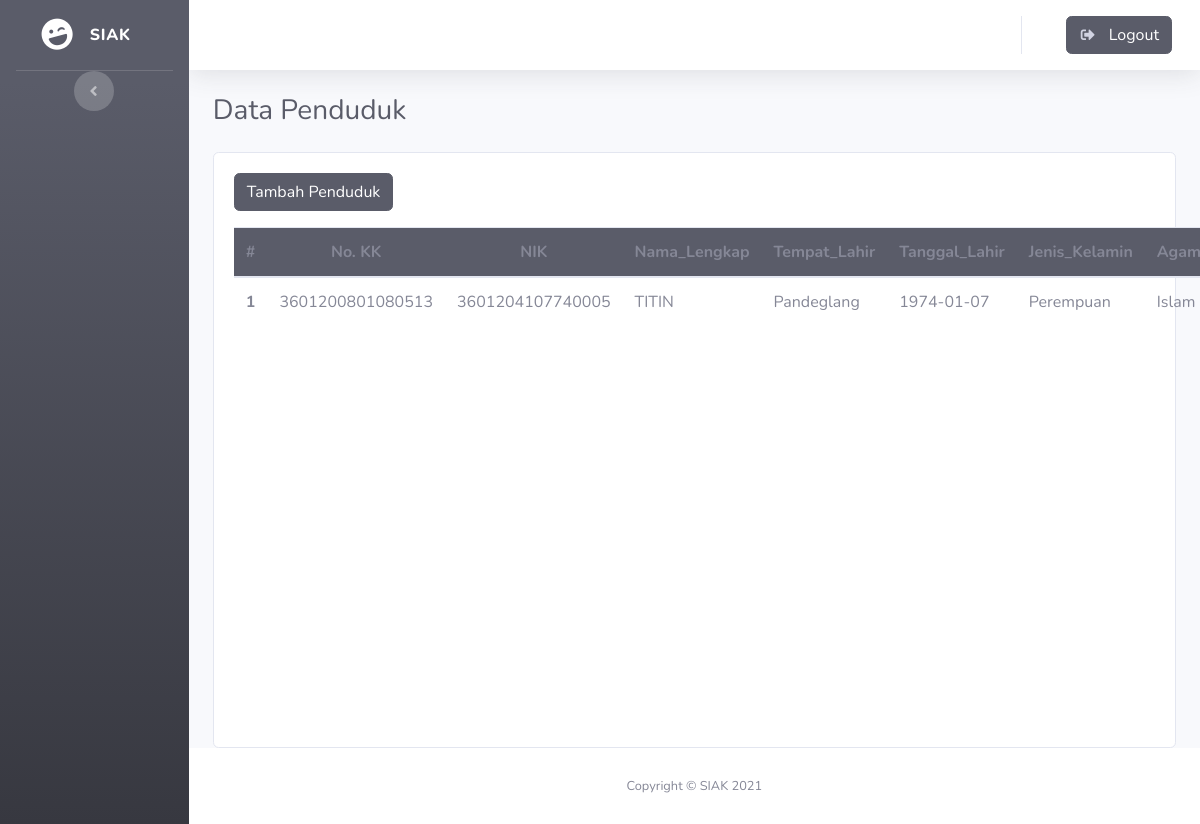
The page /index.php/admin/penduduk on the database as committed earlier.
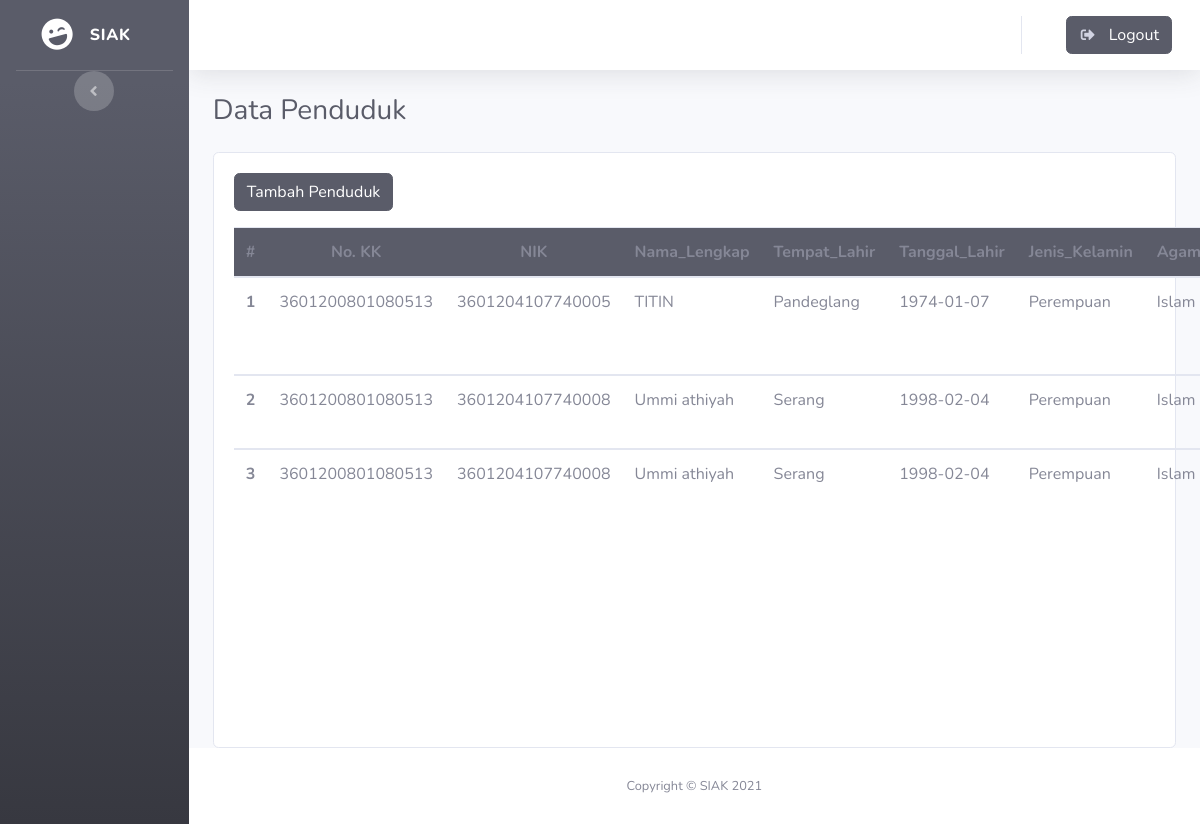
The same page on the database as committed later.
### tables this page shows
CREATE TABLE `masyarakat` (
  `id` int(11) NOT NULL,
  `kk` varchar(16) NOT NULL,
  `nik` varchar(16) NOT NULL,
  `nama` varchar(50) NOT NULL,
  `tempat_lahir` varchar(50) NOT NULL,
  `tanggal_lahir` date NOT NULL,
  `jk` enum('Laki-Laki','Perempuan','','') NOT NULL,
  `agama` varchar(15) NOT NULL,
  `alamat` varchar(30) NOT NULL,
  `rt/rw` varchar(10) NOT NULL,
  `desa` varchar(30) NOT NULL,
  `kecamatan` varchar(30) NOT NULL,
  `kabupaten` varchar(30) NOT NULL,
  `pendidikan_terakhir` varchar(10) NOT NULL,
  `pekerjaan` varchar(50) NOT NULL,
  `status` enum('Belum Menikah','Menikah','','') NOT NULL,
  `kewarganegaraan` varchar(30) NOT NULL,
  `gol` varchar(3) NOT NULL,
  `gambar` varchar(255) NOT NULL
);

### application/controllers/admin.php (called while the page is built, shortened)
<?php
class admin extends CI_Controller
{
    public function __construct()
    {
        $this->load->model('model_masyarakat');
    }
    public function penduduk()
    {
        $data['tittle'] = "Data Penduduk";
        $data['judul'] = "Data Penduduk";
        $data['pengguna'] = $this->model_masyarakat->sessionpengguna();
        $data['masyarakat'] = $this->model_masyarakat->getMasyarakatByNik();
        $data['menu'] = $this->model_masyarakat->menu();
        $data['masyarakat'] = $this->db->get('masyarakat')->result_array();
        $this->load->view('templets/header', $data);
        $this->load->view('templets/sidebar');
        $this->load->view('templets/topbar');
        $this->load->view('admin/data_penduduk', $data);
        $this->load->view('templets/footer');
    }
}

### index.php (called while the page is built, shortened)
<?php
require_once BASEPATH.'core/CodeIgniter.php';

### application/views/admin/data_penduduk.php (the view, shortened to what this page needs)
<div class="container-fluid">
    <h1 class="h3 mb-4 text-gray-800"><?= $judul; ?></h1>
    <div class="card">
        <div class="card-body">
            <div>
                <a href="<?= base_url('admin/tambah_penduduk') ?>" class="btn btn-dark mb-3">Tambah Penduduk</a>
            </div>
            <div class="scroll">
                <table class="table ">
                    <thead>
                        <tr class="bg-dark text-center" width="100px">
                            <th scope="col">#</th>
                            <th scope="col">No. KK</th>
                            <th scope="col">NIK</th>
                            <th scope="col">Nama_Lengkap</th>
                            <th scope="col">Tempat_Lahir</th>
                            <th scope="col">Tanggal_Lahir</th>
                            <th scope="col">Jenis_Kelamin</th>
                            <th scope="col">Agama</th>
                        </tr>
                    </thead>
                    <tbody>
                        <?php $i = 1; ?>
                        <?php foreach ($masyarakat as $m) : ?>
                            <tr>
                                <th scope="row"><?= $i; ?></th>
                                <td><?= $m['kk'] ?></td>
                                <td><?= $m['nik'] ?></td>
                                <td><?= $m['nama'] ?></td>
                                <td><?= $m['tempat_lahir'] ?></td>
                                <td><?= $m['tanggal_lahir'] ?></td>
                                <td><?= $m['jk'] ?></td>
                                <td><?= $m['agama'] ?></td>
                            </tr>
                    </tbody>
                    <?php $i++; ?>
                <?php endforeach; ?>
                </table>
            </div>
        </div>
    </div>
</div>
</div>

Rows that differ between the two databases and show on the page:
added masyarakat: kk "3601200801080513", nik "3601204107740008", nama "Ummi athiyah", tempat_lahir "Serang", tanggal_lahir "1998-02-04", jk "Perempuan", agama "Islam"
added masyarakat: kk "3601200801080513", nik "3601204107740008", nama "Ummi athiyah", tempat_lahir "Serang", tanggal_lahir "1998-02-04", jk "Perempuan", agama "Islam"
